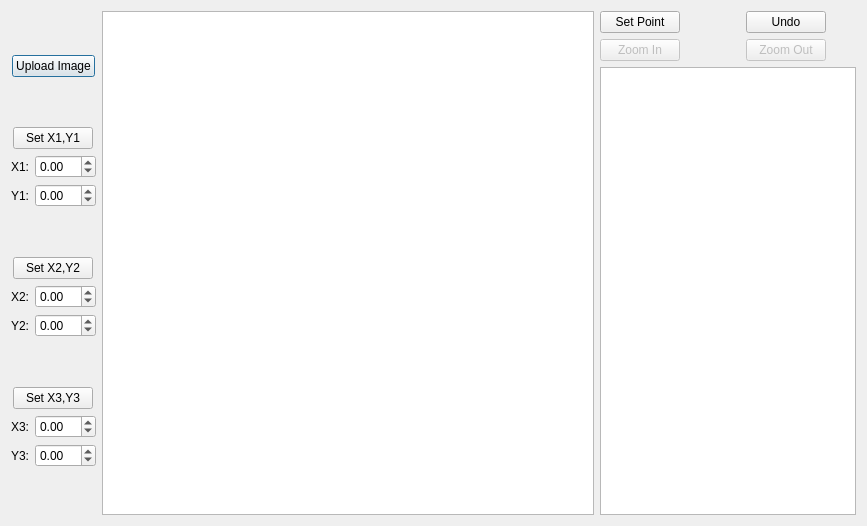
<?xml version="1.0" encoding="UTF-8"?>
<ui version="4.0">
 <class>Datapicker</class>
 <widget class="QDialog" name="Datapicker">
  <property name="geometry">
   <rect>
    <x>0</x>
    <y>0</y>
    <width>867</width>
    <height>526</height>
   </rect>
  </property>
  <property name="sizePolicy">
   <sizepolicy hsizetype="Maximum" vsizetype="Maximum">
    <horstretch>0</horstretch>
    <verstretch>0</verstretch>
   </sizepolicy>
  </property>
  <property name="windowTitle">
   <string>Dialog</string>
  </property>
  <layout class="QHBoxLayout" name="horizontalLayout_7">
   <item>
    <layout class="QVBoxLayout" name="verticalLayout_4">
     <item>
      <layout class="QHBoxLayout" name="horizontalLayout_2">
       <item>
        <widget class="QPushButton" name="uploadImageButton">
         <property name="sizePolicy">
          <sizepolicy hsizetype="Fixed" vsizetype="Fixed">
           <horstretch>0</horstretch>
           <verstretch>0</verstretch>
          </sizepolicy>
         </property>
         <property name="text">
          <string>Upload Image</string>
         </property>
        </widget>
       </item>
      </layout>
     </item>
     <item>
      <layout class="QVBoxLayout" name="verticalLayout">
       <item>
        <layout class="QHBoxLayout" name="horizontalLayout">
         <item>
          <widget class="QPushButton" name="setFirstPointButton">
           <property name="enabled">
            <bool>true</bool>
           </property>
           <property name="sizePolicy">
            <sizepolicy hsizetype="Fixed" vsizetype="Fixed">
             <horstretch>0</horstretch>
             <verstretch>0</verstretch>
            </sizepolicy>
           </property>
           <property name="text">
            <string>Set X1,Y1</string>
           </property>
          </widget>
         </item>
        </layout>
       </item>
       <item>
        <layout class="QHBoxLayout" name="horizontalLayout_3">
         <item>
          <widget class="QLabel" name="X1Lable">
           <property name="text">
            <string>X1:</string>
           </property>
           <property name="alignment">
            <set>Qt::AlignCenter</set>
           </property>
          </widget>
         </item>
         <item>
          <widget class="QDoubleSpinBox" name="valueBoxOfX1">
           <property name="minimum">
            <double>-99.989999999999995</double>
           </property>
          </widget>
         </item>
        </layout>
       </item>
       <item>
        <layout class="QHBoxLayout" name="horizontalLayout_4">
         <item>
          <widget class="QLabel" name="Y1Lable">
           <property name="text">
            <string>Y1:</string>
           </property>
           <property name="alignment">
            <set>Qt::AlignCenter</set>
           </property>
          </widget>
         </item>
         <item>
          <widget class="QDoubleSpinBox" name="valueBoxOfY1">
           <property name="minimum">
            <double>-99.989999999999995</double>
           </property>
          </widget>
         </item>
        </layout>
       </item>
      </layout>
     </item>
     <item>
      <layout class="QVBoxLayout" name="verticalLayout_2">
       <item>
        <layout class="QHBoxLayout" name="horizontalLayout_5">
         <item>
          <widget class="QPushButton" name="setSecondPointButton">
           <property name="enabled">
            <bool>true</bool>
           </property>
           <property name="sizePolicy">
            <sizepolicy hsizetype="Fixed" vsizetype="Fixed">
             <horstretch>0</horstretch>
             <verstretch>0</verstretch>
            </sizepolicy>
           </property>
           <property name="text">
            <string>Set X2,Y2</string>
           </property>
          </widget>
         </item>
        </layout>
       </item>
       <item>
        <layout class="QHBoxLayout" name="horizontalLayout_6">
         <item>
          <widget class="QLabel" name="X2Lable">
           <property name="text">
            <string>X2:</string>
           </property>
           <property name="alignment">
            <set>Qt::AlignCenter</set>
           </property>
          </widget>
         </item>
         <item>
          <widget class="QDoubleSpinBox" name="valueBoxOfX2">
           <property name="minimum">
            <double>-99.989999999999995</double>
           </property>
          </widget>
         </item>
        </layout>
       </item>
       <item>
        <layout class="QHBoxLayout" name="horizontalLayout_9">
         <item>
          <widget class="QLabel" name="Y2Lable">
           <property name="text">
            <string>Y2:</string>
           </property>
           <property name="alignment">
            <set>Qt::AlignCenter</set>
           </property>
          </widget>
         </item>
         <item>
          <widget class="QDoubleSpinBox" name="valueBoxOfY2">
           <property name="minimum">
            <double>-99.989999999999995</double>
           </property>
          </widget>
         </item>
        </layout>
       </item>
      </layout>
     </item>
     <item>
      <layout class="QVBoxLayout" name="verticalLayout_3">
       <item>
        <layout class="QHBoxLayout" name="horizontalLayout_10">
         <item>
          <widget class="QPushButton" name="setThirdPointButton">
           <property name="enabled">
            <bool>true</bool>
           </property>
           <property name="sizePolicy">
            <sizepolicy hsizetype="Fixed" vsizetype="Fixed">
             <horstretch>0</horstretch>
             <verstretch>0</verstretch>
            </sizepolicy>
           </property>
           <property name="text">
            <string>Set X3,Y3</string>
           </property>
          </widget>
         </item>
        </layout>
       </item>
       <item>
        <layout class="QHBoxLayout" name="horizontalLayout_11">
         <item>
          <widget class="QLabel" name="X3Lable">
           <property name="text">
            <string>X3:</string>
           </property>
           <property name="alignment">
            <set>Qt::AlignCenter</set>
           </property>
          </widget>
         </item>
         <item>
          <widget class="QDoubleSpinBox" name="valueBoxOfX3">
           <property name="minimum">
            <double>-99.989999999999995</double>
           </property>
          </widget>
         </item>
        </layout>
       </item>
       <item>
        <layout class="QHBoxLayout" name="horizontalLayout_12">
         <item>
          <widget class="QLabel" name="Y3lable">
           <property name="text">
            <string>Y3:</string>
           </property>
           <property name="alignment">
            <set>Qt::AlignCenter</set>
           </property>
          </widget>
         </item>
         <item>
          <widget class="QDoubleSpinBox" name="valueBoxOfY3">
           <property name="minimum">
            <double>-99.989999999999995</double>
           </property>
          </widget>
         </item>
        </layout>
       </item>
      </layout>
     </item>
    </layout>
   </item>
   <item>
    <widget class="QGraphicsView" name="graphicsView"/>
   </item>
   <item>
    <layout class="QGridLayout" name="gridLayout">
     <item row="1" column="1">
      <widget class="QPushButton" name="zoomOutButton">
       <property name="enabled">
        <bool>false</bool>
       </property>
       <property name="sizePolicy">
        <sizepolicy hsizetype="Fixed" vsizetype="Fixed">
         <horstretch>0</horstretch>
         <verstretch>0</verstretch>
        </sizepolicy>
       </property>
       <property name="text">
        <string>Zoom Out</string>
       </property>
      </widget>
     </item>
     <item row="0" column="0">
      <widget class="QPushButton" name="setPointButton">
       <property name="enabled">
        <bool>true</bool>
       </property>
       <property name="sizePolicy">
        <sizepolicy hsizetype="Fixed" vsizetype="Fixed">
         <horstretch>0</horstretch>
         <verstretch>0</verstretch>
        </sizepolicy>
       </property>
       <property name="text">
        <string>Set Point</string>
       </property>
      </widget>
     </item>
     <item row="0" column="1">
      <widget class="QPushButton" name="undoButton">
       <property name="enabled">
        <bool>true</bool>
       </property>
       <property name="sizePolicy">
        <sizepolicy hsizetype="Fixed" vsizetype="Fixed">
         <horstretch>0</horstretch>
         <verstretch>0</verstretch>
        </sizepolicy>
       </property>
       <property name="text">
        <string>Undo</string>
       </property>
      </widget>
     </item>
     <item row="1" column="0">
      <widget class="QPushButton" name="zoomInButton">
       <property name="enabled">
        <bool>false</bool>
       </property>
       <property name="sizePolicy">
        <sizepolicy hsizetype="Fixed" vsizetype="Fixed">
         <horstretch>0</horstretch>
         <verstretch>0</verstretch>
        </sizepolicy>
       </property>
       <property name="text">
        <string>Zoom In</string>
       </property>
      </widget>
     </item>
     <item row="2" column="0" colspan="2">
      <widget class="QTableWidget" name="tableWidget">
       <property name="sizePolicy">
        <sizepolicy hsizetype="Fixed" vsizetype="Minimum">
         <horstretch>0</horstretch>
         <verstretch>0</verstretch>
        </sizepolicy>
       </property>
      </widget>
     </item>
    </layout>
   </item>
  </layout>
  <zorder></zorder>
  <zorder>graphicsView</zorder>
 </widget>
 <resources/>
 <connections/>
</ui>
